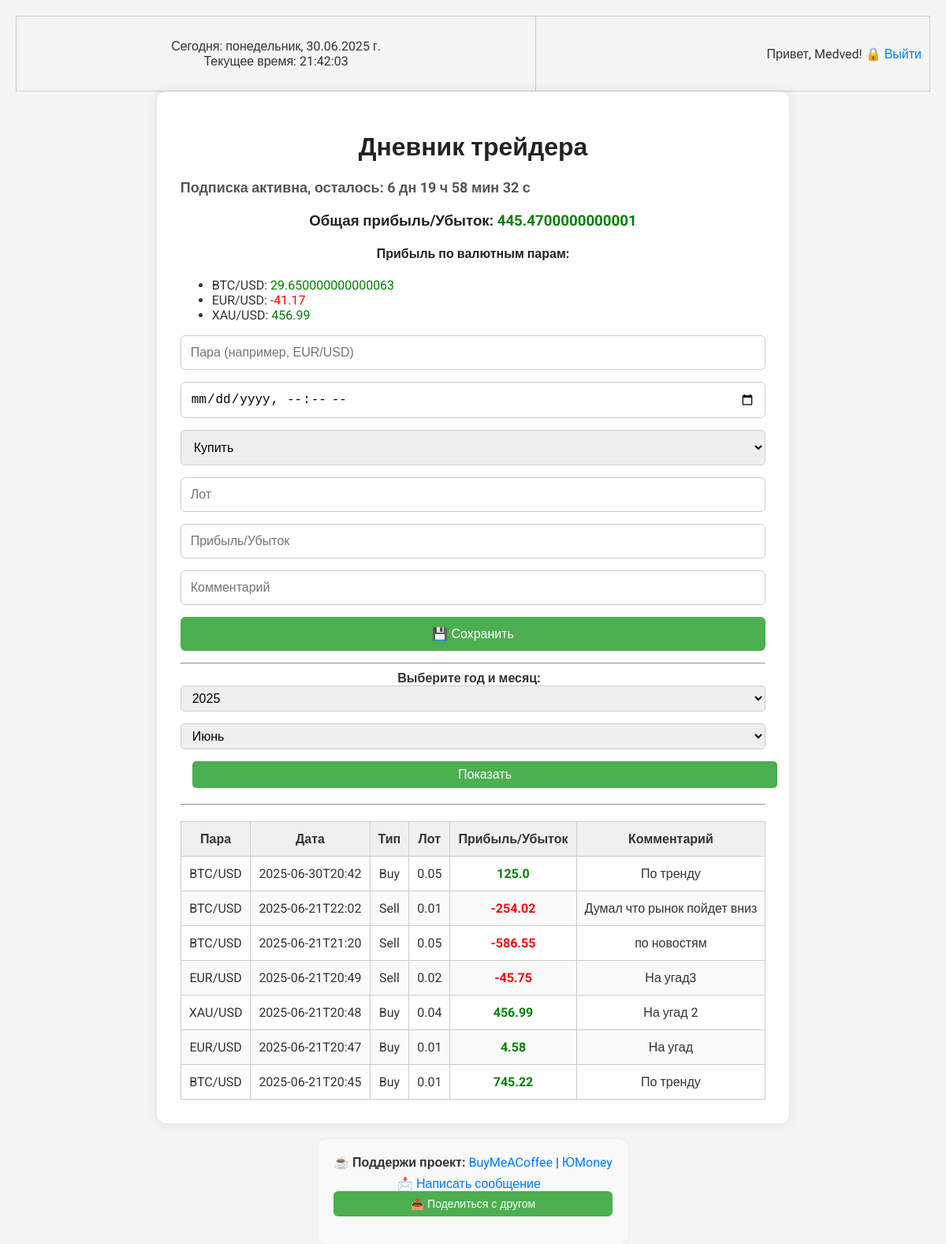
The page / (signed in) on the database its author committed.
### tables this page shows
CREATE TABLE users (
    id INTEGER PRIMARY KEY AUTOINCREMENT,
    username TEXT NOT NULL UNIQUE,
    email TEXT NOT NULL UNIQUE,
    password_hash TEXT NOT NULL,
    subscription_status TEXT NOT NULL DEFAULT 'free',
    trial_start_date TEXT,
    premium_end_date TEXT,
    is_verified INTEGER NOT NULL DEFAULT 0,
    verification_token TEXT
);

CREATE TABLE "trades" (
    id INTEGER PRIMARY KEY AUTOINCREMENT,
    user_id INTEGER NOT NULL,
    pair TEXT NOT NULL,
    date TEXT NOT NULL,
    type TEXT NOT NULL,
    lot REAL NOT NULL,
    profit REAL NOT NULL,
    comment TEXT,
    FOREIGN KEY (user_id) REFERENCES users(id)
);

### app.py (the view)
@app.route('/')
def index():
    if 'user_id' not in session:
        return redirect('/login')
    conn = get_db_connection()
    user = conn.execute(
        'SELECT * FROM users WHERE id = ?',
        (session['user_id'],)
    ).fetchone()
    trades = conn.execute(
        'SELECT * FROM trades WHERE user_id = ? ORDER BY date DESC',
        (session['user_id'],)
    ).fetchall()
    total_profit = conn.execute(
        'SELECT SUM(profit) FROM trades WHERE user_id = ?',
        (session['user_id'],)
    ).fetchone()[0] or 0
    profit_rows = conn.execute(
        'SELECT pair, SUM(profit) FROM trades WHERE user_id = ? GROUP BY pair',
        (session['user_id'],)
    ).fetchall()
    profit_by_pair = {row['pair']: row['SUM(profit)'] for row in profit_rows}
    years_rows = conn.execute(
        "SELECT DISTINCT strftime('%Y', date) AS year FROM trades WHERE user_id = ? ORDER BY year DESC",
        (session['user_id'],)
    ).fetchall()
    years = [int(row['year']) for row in years_rows if row['year']]
    months = [
        (1, 'Январь'), (2, 'Февраль'), (3, 'Март'), (4, 'Апрель'),
        (5, 'Май'), (6, 'Июнь'), (7, 'Июль'), (8, 'Август'),
        (9, 'Сентябрь'), (10, 'Октябрь'), (11, 'Ноябрь'), (12, 'Декабрь')
    ]
    selected_year = years[0] if years else datetime.now().year
    selected_month = datetime.now().month
    conn.close()
    return render_template('index.html',
                           trades=trades,
                           total_profit=total_profit,
                           profit_by_pair=profit_by_pair,
                           texts={
                               'total_profit': 'Общая прибыль/Убыток',
                               'profit_by_pair': 'Прибыль по валютным парам'
                           },
                           years=years,
                           months=months,
                           selected_year=selected_year,
                           selected_month=selected_month,
                           premium_end_date=user['premium_end_date'] if user and user['premium_end_date'] else None
                           )

### app.py (called while the page is built)
def get_db_connection():
    conn = sqlite3.connect(DATABASE)
    conn.row_factory = sqlite3.Row  # Чтобы обращаться к колонкам по имени
    return conn

### templates/index.html (shortened to what this page needs)
<!DOCTYPE html>
<html lang="ru">
<head>
  <link rel="stylesheet" href="{{ url_for('static', filename='style.css') }}" />
</head>
<body>
  <table style="width: 100%; padding: 10px;">
    <tr>
      <td>
        <p id="datetime"></p>
      </td>
      <td style="text-align: right;">
        {% if session.get('username') %}
          <p>Привет, {{ session['username'] }}!
            <a href="{{ url_for('logout') }}">🔒 Выйти</a>
          </p>
        {% else %}
          <p>
            <a href="{{ url_for('login') }}">Вход</a> |
            <a href="{{ url_for('register') }}">Регистрация</a>
          </p>
        {% endif %}
      </td>
    </tr>
  </table>
  <div class="container">
    <h1>Дневник трейдера</h1>
    {% if premium_end_date %}
      <div id="countdown" style="font-weight: bold; margin-top: 15px; font-size: 18px; color: #555;"></div>
    {% endif %}
    <div style="margin-top: 20px;">
      <h3>{{ texts['total_profit'] }}:
        <span style="color: {{ 'green' if total_profit >= 0 else 'red' }}">{{ total_profit }}</span>
      </h3>
      <h4>{{ texts['profit_by_pair'] }}:</h4>
      <ul>
        {% for pair, profit in profit_by_pair.items() %}
          <li>{{ pair }}:
            <span style="color: {{ 'green' if profit >= 0 else 'red' }}">{{ profit }}</span>
          </li>
        {% endfor %}
      </ul>
    </div>
    <form action="/add_trade" method="POST">
      <input type="text" name="pair" placeholder="Пара (например, EUR/USD)" required>
      <input type="datetime-local" name="date" required>
      <select name="type">
        <option value="Buy">Купить</option>
      </select>
      <input type="number" name="lot" step="0.01" placeholder="Лот" required>
      <input type="number" name="profit" step="0.01" placeholder="Прибыль/Убыток" required>
      <input type="text" name="comment" placeholder="Комментарий">
      <button type="submit">💾 Сохранить</button>
    </form>
    <hr>
    <form action="/" method="get" style="text-align: center; margin-bottom: 20px;">
      <label for="year" style="font-weight: bold; margin-right: 10px;">Выберите год и месяц:</label>
      <select name="year" id="year" style="padding: 6px 10px; font-size: 16px; margin-right: 10px; border-radius: 5px; border: 1px solid #ccc;">
        {% for y in years %}
          <option value="{{ y }}" {% if y == selected_year %}selected{% endif %}>{{ y }}</option>
        {% endfor %}
      </select>
      <select name="month" id="month" style="padding: 6px 10px; font-size: 16px; border-radius: 5px; border: 1px solid #ccc;">
        {% for m in months %}
          <option value="{{ m[0] }}" {% if m[0] == selected_month %}selected{% endif %}>{{ m[1] }}</option>
        {% endfor %}
      </select>
      <button type="submit" style="padding: 8px 16px; font-size: 16px; margin-left: 15px; border-radius: 5px; background-color: #4CAF50; color: white; border: none; cursor: pointer;">Показать</button>
    </form>
    <hr>
    <div class="table-wrapper">
      <table>
        <thead>
          <tr>
            <th>Пара</th>
            <th>Дата</th>
            <th>Тип</th>
            <th>Лот</th>
            <th>Прибыль/Убыток</th>
            <th>Комментарий</th>
          </tr>
        </thead>
        <tbody>
          {% for trade in trades %}
          <tr>
            <td>{{ trade.pair }}</td>
            <td>{{ trade.date }}</td>
            <td>{{ trade.type }}</td>
            <td>{{ trade.lot }}</td>
            <td class="{{ 'positive' if trade.profit >= 0 else 'negative' }}">{{ trade.profit }}</td>
            <td>{{ trade.comment }}</td>
          </tr>
          {% endfor %}
        </tbody>
      </table>
    </div>
  </div>
  <footer class="support-box">
    <center>
      <div style="margin-bottom: 5px;">
        ☕ <strong>Поддержи проект:</strong>
        <a href="https://buymeacoffee.com/kakari" target="_blank" rel="noopener noreferrer">BuyMeACoffee</a> |
        <a href="https://yoomoney.ru/to/4100119196832465" target="_blank" rel="noopener noreferrer">ЮMoney</a>
      </div>
    </center>
    <div style="margin-top: 8px; text-align: center;">
      <a href="/feedback" style="margin-right: 10px;">📩 Написать сообщение</a>
      <button id="shareBtn" style="
        padding: 8px 14px;
        font-size: 14px;
        background-color: #4CAF50;
        color: white;
        border: none;
        border-radius: 6px;
        cursor: pointer;
      ">
        📤 Поделиться с другом
      </button>
    </div>
  </footer>
</body>
</html>

### static/style.css (style rules this page uses)
html, body { height: 100%; margin: 0; padding: 0; }
body { display: flex; flex-direction: column; min-height: 100vh; padding: 20px; background-color: #f5f5f5; font-family: 'Roboto', sans-serif; color: #333; }
.container { flex: 1 0 auto; max-width: 960px; margin: 0 auto; background: #fff; padding: 30px; border-radius: 12px; box-shadow: 0 0 15px rgba(0,0,0,0.1); }
h1, h2, h3, h4 { text-align: center; color: #222; }
input, select, button { display: block; width: 100%; padding: 12px; margin-bottom: 15px; font-size: 16px; border: 1px solid #ccc; border-radius: 6px; box-sizing: border-box; }
button { background-color: #4CAF50; color: white; border: none; cursor: pointer; }
.table-wrapper { overflow-x: auto; margin-top: 20px; }
table { width: 100%; border-collapse: collapse; font-size: 16px; }
th, td { border: 1px solid #ccc; padding: 12px 10px; text-align: center; }
th { background-color: #f0f0f0; }
tr:nth-child(even) { background-color: #fafafa; }
td:nth-child(5) { font-weight: bold; }
td:nth-child(5):before { content: attr(data-prefix); }
td.positive { color: green; }
td.negative { color: red; }
.support-box { margin-top: 30px; padding: 20px; background-color: #f9f9f9; border-radius: 12px; box-shadow: 0 0 5px rgba(0,0,0,0.05); }
a { color: #007BFF; text-decoration: none; }
footer.support-box { flex-shrink: 0; background-color: #f9f9f9; padding: 20px; border-radius: 12px; box-shadow: 0 0 5px rgba(0,0,0,0.05); margin-top: 20px; max-width: 960px; margin-left: auto; margin-right: auto; text-align: center; }

### rows shown on the page
users: username "Medved"
trades: pair "XAU/USD", profit "456.99", date "2025-06-21T20:48", type "Buy", lot "0.04", comment "На угад 2"
trades: pair "BTC/USD", date "2025-06-30T20:42", type "Buy", lot "0.05", profit "125.0", comment "По тренду"
trades: pair "BTC/USD", date "2025-06-21T22:02", type "Sell", lot "0.01", profit "-254.02", comment "Думал что рынок пойдет вниз"
trades: pair "BTC/USD", date "2025-06-21T21:20", type "Sell", lot "0.05", profit "-586.55", comment "по новостям"
trades: pair "EUR/USD", date "2025-06-21T20:49", type "Sell", lot "0.02", profit "-45.75", comment "На угад3"
trades: pair "EUR/USD", date "2025-06-21T20:47", type "Buy", lot "0.01", profit "4.58", comment "На угад"
trades: pair "BTC/USD", date "2025-06-21T20:45", type "Buy", lot "0.01", profit "745.22", comment "По тренду"

### other values the page prints
{{ texts['total_profit'] }} "Общая прибыль/Убыток"
{{ total_profit }} "445.4700000000001"
{{ texts['profit_by_pair'] }} "Прибыль по валютным парам"
{{ pair }} "BTC/USD" "EUR/USD"
{{ profit }} "29.650000000000063" "-41.17"
form field year "2025"
form field month "Июнь"
